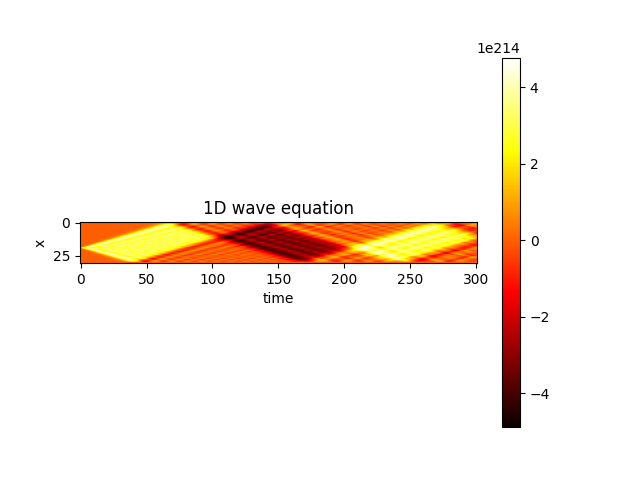

Write the Python code that produced this figure.
# Solve the 1D wave equation with initial and bondary conditions not used during the classes.
# Send the script and the figure.

import math
import numpy as np
import matplotlib.pyplot as plt

Nx, Nt, L, T, c = 30, 300, 2.0, 3.0, 2.0

t = np.linspace(0, T, num=Nt+1, dtype=float)
x = np.linspace(0, L, num=Nx+1, dtype=float)

dx = x[1] - x[0]
dt = t[1] - t[0]
r = (c*dt/dx)**2

print(f'r = {r}')
assert r < 1

u = np.empty((Nx+1, Nt+1), dtype=float)

# initial condition, t = 0, j = 0
# initial shape of the string
u[:,0] = np.sin((x+1) * np.pi)


assert abs(u[0,0]) < 1e-6 and abs(u[Nx, 0]) < 1e-6

# boundary condition, x = 0 and x = L = 1
u[0,:] = 0.0
u[Nx,:] = 0.0

for j in range(1, Nt):
    u[1:-1,j+1] = -u[1:-1,j-1] + 2*u[1:-1,j] + r*(u[:-2,j] -2*u[1:-1,j] + u[2:,j])


print(u)
plt.title('1D wave equation')
plt.xlabel('time')
plt.ylabel('x')
plt.imshow(u, cmap='hot', interpolation='hamming')

plt.colorbar()
plt.show()
plt.savefig("11_2.png") 
